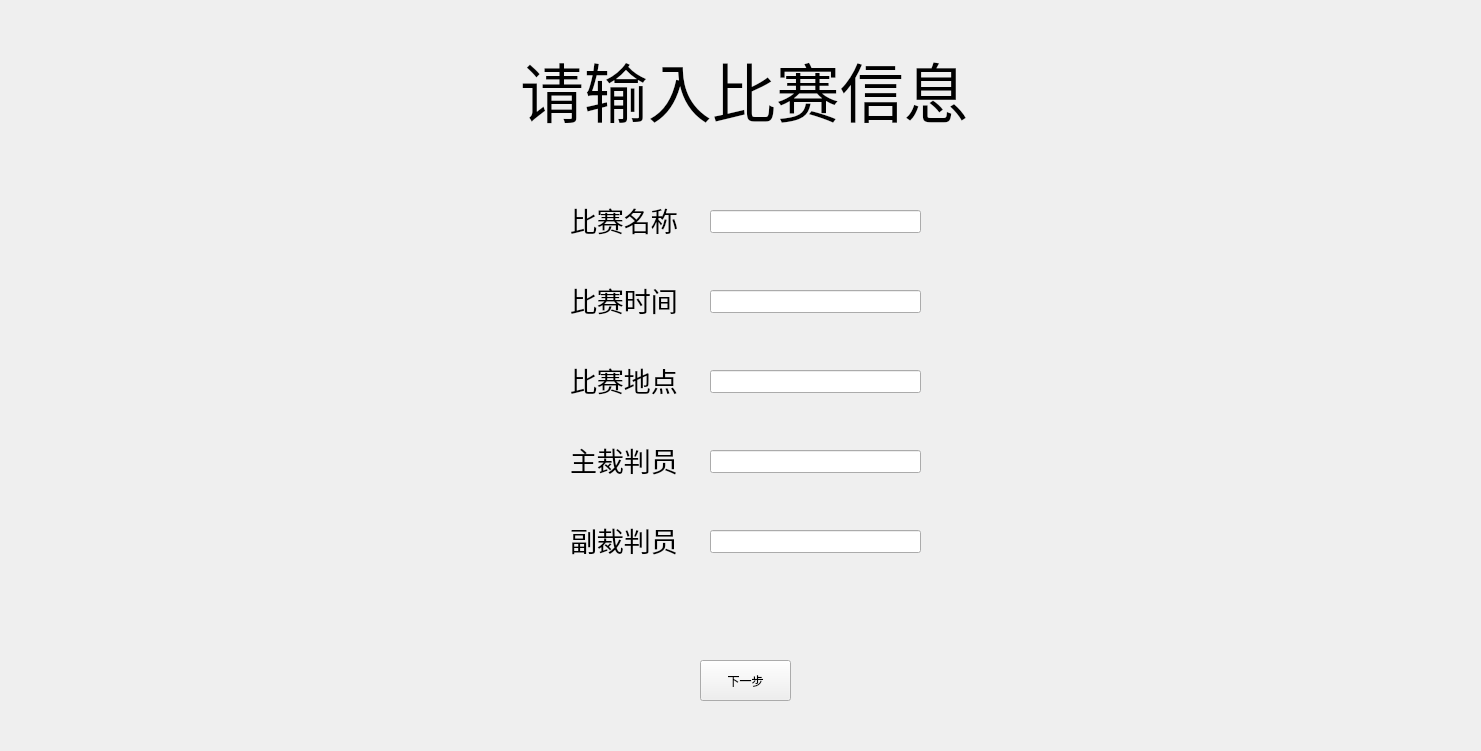
  <widget class="QWidget" name="widget_events" native="true">
   <property name="geometry">
    <rect>
     <x>-90</x>
     <y>-20</y>
     <width>1481</width>
     <height>751</height>
    </rect>
   </property>
   <property name="styleSheet">
    <string notr="true"/>
   </property>
   <widget class="QLabel" name="label0_1">
    <property name="geometry">
     <rect>
      <x>520</x>
      <y>40</y>
      <width>451</width>
      <height>101</height>
     </rect>
    </property>
    <property name="text">
     <string>&lt;html&gt;&lt;head/&gt;&lt;body&gt;&lt;p&gt;&lt;span style=&quot; font-size:48pt;&quot;&gt;请输入比赛信息&lt;/span&gt;&lt;/p&gt;&lt;/body&gt;&lt;/html&gt;</string>
    </property>
   </widget>
   <widget class="QPushButton" name="go_to_teams">
    <property name="geometry">
     <rect>
      <x>700</x>
      <y>660</y>
      <width>91</width>
      <height>41</height>
     </rect>
    </property>
    <property name="text">
     <string>下一步</string>
    </property>
   </widget>
   <widget class="QLabel" name="label0_2">
    <property name="geometry">
     <rect>
      <x>570</x>
      <y>200</y>
      <width>111</width>
      <height>41</height>
     </rect>
    </property>
    <property name="text">
     <string>&lt;html&gt;&lt;head/&gt;&lt;body&gt;&lt;p&gt;&lt;span style=&quot; font-size:20pt;&quot;&gt;比赛名称&lt;/span&gt;&lt;/p&gt;&lt;/body&gt;&lt;/html&gt;</string>
    </property>
   </widget>
   <widget class="QLabel" name="label0_3">
    <property name="geometry">
     <rect>
      <x>570</x>
      <y>280</y>
      <width>111</width>
      <height>41</height>
     </rect>
    </property>
    <property name="text">
     <string>&lt;html&gt;&lt;head/&gt;&lt;body&gt;&lt;p&gt;&lt;span style=&quot; font-size:20pt;&quot;&gt;比赛时间&lt;/span&gt;&lt;/p&gt;&lt;/body&gt;&lt;/html&gt;</string>
    </property>
   </widget>
   <widget class="QLabel" name="label0_4">
    <property name="geometry">
     <rect>
      <x>570</x>
      <y>360</y>
      <width>111</width>
      <height>41</height>
     </rect>
    </property>
    <property name="text">
     <string>&lt;html&gt;&lt;head/&gt;&lt;body&gt;&lt;p&gt;&lt;span style=&quot; font-size:20pt;&quot;&gt;比赛地点&lt;/span&gt;&lt;/p&gt;&lt;/body&gt;&lt;/html&gt;</string>
    </property>
   </widget>
   <widget class="QLineEdit" name="eventname">
    <property name="geometry">
     <rect>
      <x>710</x>
      <y>210</y>
      <width>211</width>
      <height>23</height>
     </rect>
    </property>
   </widget>
   <widget class="QLineEdit" name="eventtime">
    <property name="geometry">
     <rect>
      <x>710</x>
      <y>290</y>
      <width>211</width>
      <height>23</height>
     </rect>
    </property>
   </widget>
   <widget class="QLineEdit" name="eventplace">
    <property name="geometry">
     <rect>
      <x>710</x>
      <y>370</y>
      <width>211</width>
      <height>23</height>
     </rect>
    </property>
   </widget>
   <widget class="QLabel" name="label0_6">
    <property name="geometry">
     <rect>
      <x>570</x>
      <y>520</y>
      <width>111</width>
      <height>41</height>
     </rect>
    </property>
    <property name="text">
     <string>&lt;html&gt;&lt;head/&gt;&lt;body&gt;&lt;p&gt;&lt;span style=&quot; font-size:20pt;&quot;&gt;副裁判员&lt;/span&gt;&lt;/p&gt;&lt;/body&gt;&lt;/html&gt;</string>
    </property>
   </widget>
   <widget class="QLabel" name="label0_5">
    <property name="geometry">
     <rect>
      <x>570</x>
      <y>440</y>
      <width>111</width>
      <height>41</height>
     </rect>
    </property>
    <property name="text">
     <string>&lt;html&gt;&lt;head/&gt;&lt;body&gt;&lt;p&gt;&lt;span style=&quot; font-size:20pt;&quot;&gt;主裁判员&lt;/span&gt;&lt;/p&gt;&lt;/body&gt;&lt;/html&gt;</string>
    </property>
   </widget>
   <widget class="QLineEdit" name="mainreferee">
    <property name="geometry">
     <rect>
      <x>710</x>
      <y>450</y>
      <width>211</width>
      <height>23</height>
     </rect>
    </property>
   </widget>
   <widget class="QLineEdit" name="secondreferee">
    <property name="geometry">
     <rect>
      <x>710</x>
      <y>530</y>
      <width>211</width>
      <height>23</height>
     </rect>
    </property>
   </widget>
  </widget>
